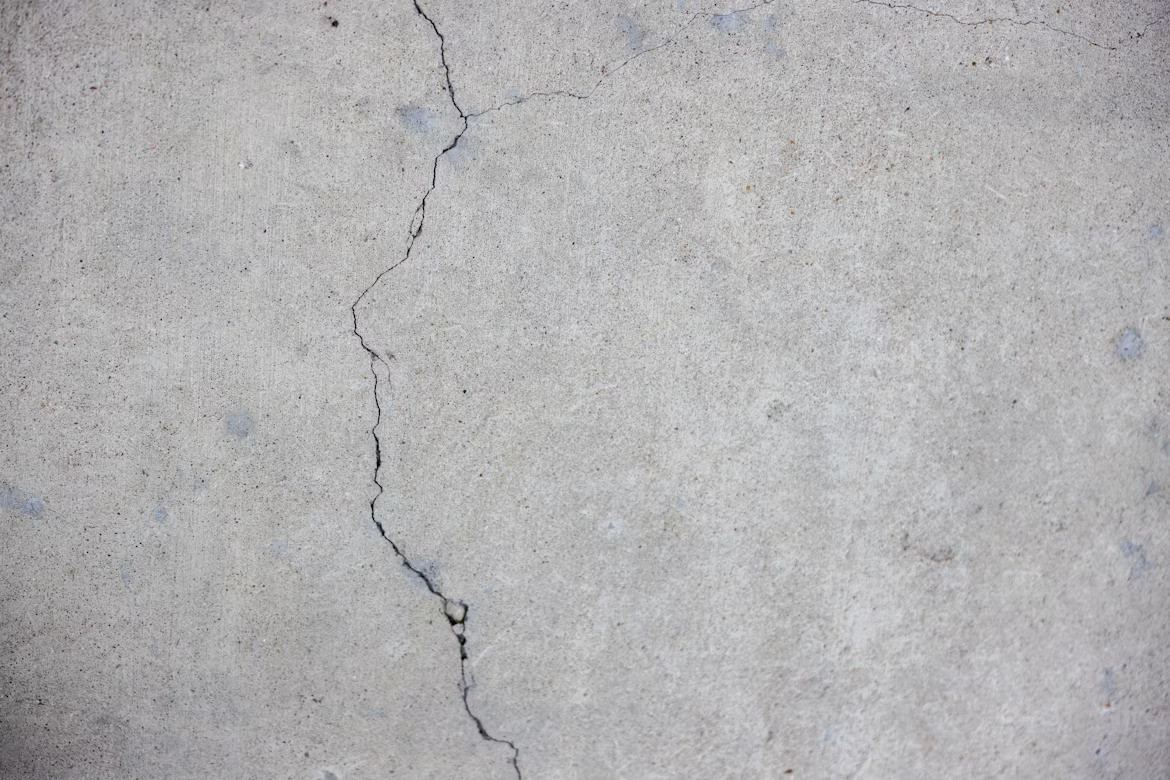
#> input picture tests/banco/01.jpg, 1170 x 780 px
$ python -i opencv_provider.py   (imports and definitions only)   (older library calls are emulated)
#> lines starting #> are read from the running program, lines starting #| are printed output that depends on the picture; after the words box and inside, x2 and y2 are one past the last pixel; in counts of white or black regions, pixels touching at a corner belong together
"""Detección local de grietas con visión clásica (OpenCV): no requiere internet ni claves.

Método: realce de contraste (CLAHE) → "black-hat" morfológico (resalta estructuras oscuras y delgadas) → umbral de Otsu
→ componentes conectados alargados → esqueleto morfológico → longitud, ángulo (ajuste de recta), ancho (transformada de
distancia) y patrón cruzado. Si el usuario trazó la grieta, solo se consideran componentes cercanos al trazo
(refinamiento); el objeto de referencia se excluye de la máscara.
"""
import math

import cv2
import numpy as np

LADO_ANALISIS = 900
FACTOR_8CONEXO = 1.1      # un píxel de esqueleto 8-conexo equivale en promedio a ~1,1 px de longitud real


def _esqueleto(mask: np.ndarray) -> np.ndarray:
    skel = np.zeros_like(mask)
    el = cv2.getStructuringElement(cv2.MORPH_CROSS, (3, 3))
    work = mask.copy()
    for _ in range(400):
        er = cv2.erode(work, el)
        skel = cv2.bitwise_or(skel, cv2.subtract(work, cv2.dilate(er, el)))
        work = er
        if not cv2.countNonZero(work):
            break
    return skel


def _angulo(puntos: np.ndarray) -> float:
    vx, vy, _, _ = cv2.fitLine(puntos.astype(np.float32), cv2.DIST_L2, 0, 0.01, 0.01).ravel()
    return math.degrees(math.atan2(abs(vy), abs(vx)))


def _crestas_oscuras(gris: np.ndarray, diag: float):
    """Filtro de crestas por la matriz Hessiana en varias escalas (tipo Frangi): responde a líneas OSCURAS (finas o anchas)
    y casi no responde a escalones de brillo (bordes), sombras suaves ni superficies planas.
    Devuelve (respuesta uint8, máscara binaria)."""
    g = gris.astype(np.float32) / 255.0
    resp = np.zeros_like(g)
    for frac in (0.0025, 0.005, 0.010):
        sg = max(1.5, diag * frac)
        gs = cv2.GaussianBlur(g, (0, 0), sg)
        hxx = cv2.Sobel(gs, cv2.CV_32F, 2, 0, ksize=3); hyy = cv2.Sobel(gs, cv2.CV_32F, 0, 2, ksize=3); hxy = cv2.Sobel(gs, cv2.CV_32F, 1, 1, ksize=3)
        tr = (hxx + hyy) / 2.0; df = np.sqrt(((hxx - hyy) / 2.0) ** 2 + hxy ** 2)
        l1, l2 = tr + df, tr - df                           # l1 ≥ l2; cresta oscura: l1 grande y positivo, |l2| pequeño
        lin = np.where(l1 > 0, l1 - np.abs(l2) * 0.6, 0.0)
        resp = np.maximum(resp, np.maximum(lin, 0) * sg ** 2)
    r8 = np.clip(resp * 255, 0, 255).astype(np.uint8)          # escala ABSOLUTA: una pared lisa no genera "grietas"
    alto = max(float(np.percentile(r8, 97)), 115.0); bajo = max(float(np.percentile(r8, 93)), 50.0)   # solo el ~3–7 % más "lineal" de la imagen
    fuerte = (r8 >= alto).astype(np.uint8); debil = (r8 >= bajo).astype(np.uint8)
    n, lab = cv2.connectedComponents(debil, connectivity=8)
    ok = np.unique(lab[fuerte > 0]); mask = np.isin(lab, ok[ok > 0]).astype(np.uint8) * 255   # histéresis
    return r8, mask


def _rectitud(pts, l1) -> float:
    """Desviación media respecto a la recta ajustada, relativa a la extensión (0 = recta perfecta)."""
    vx, vy, x0, y0 = cv2.fitLine(pts.astype(np.float32), cv2.DIST_L2, 0, 0.01, 0.01).ravel()
    perp = np.abs((pts[:, 0] - x0) * vy - (pts[:, 1] - y0) * vx)
    return float(np.sqrt(np.mean(perp ** 2))) / max(3.5 * l1, 1)


def _pegada_al_borde(xs, ys, w, h) -> bool:
    """Marcos, bordes de la foto y franjas negras: tocan el borde de la imagen y son delgados."""
    m = 0.02
    ancho_c, alto_c = xs.max() - xs.min() + 1, ys.max() - ys.min() + 1
    delgado = min(ancho_c / w, alto_c / h) < 0.04
    return delgado and (xs.min() < m * w or xs.max() > (1 - m) * w or ys.min() < m * h or ys.max() > (1 - m) * h)


def _es_borde_o_cable(pts, l1, diag, w, h) -> bool:
    """Una grieta es irregular; el borde de un muro, un cable o el marco de una ventana son rectas casi perfectas y de grosor
    uniforme. Una grieta recta pero que se abre y se cierra NO se descarta."""
    vx, vy, x0, y0 = cv2.fitLine(pts.astype(np.float32), cv2.DIST_L2, 0, 0.01, 0.01).ravel()
    perp = np.abs((pts[:, 0] - x0) * vy - (pts[:, 1] - y0) * vx)
    ratio = float(np.sqrt(np.mean(perp ** 2))) / max(3.5 * l1, 1)
    if ratio >= 0.012:
        return False
    if ratio < 0.003:
        return True
    xs, ys = pts[:, 0].astype(int), pts[:, 1].astype(int)
    m = np.zeros((ys.max() - ys.min() + 2, xs.max() - xs.min() + 2), np.uint8); m[ys - ys.min() + 1, xs - xs.min() + 1] = 255
    sk = _esqueleto(m); anchos = 2 * cv2.distanceTransform(m, cv2.DIST_L2, 3)[sk > 0]
    return len(anchos) >= 10 and float(np.std(anchos) / (np.mean(anchos) + 1e-6)) < 0.18


def _es_textura(mask_comp, xs, ys, extension) -> bool:
    """Granos y rugosidad del revoque: manchas compactas y enredadas, no una línea."""
    ancho_caja = xs.max() - xs.min() + 1; alto_caja = ys.max() - ys.min() + 1
    relleno = len(xs) / float(ancho_caja * alto_caja)
    return relleno > 0.35 and max(ancho_caja, alto_caja) < 0.2 * 1000


def detectar(bgr: np.ndarray, trazo_norm=None, ref_norm=None, px_por_mm_orig=None) -> dict:
    h0, w0 = bgr.shape[:2]
    esc = min(1.0, LADO_ANALISIS / max(h0, w0))
    img = cv2.resize(bgr, None, fx=esc, fy=esc, interpolation=cv2.INTER_AREA) if esc < 1 else bgr.copy()
    h, w = img.shape[:2]
    diag = math.hypot(w, h)

    gris = cv2.GaussianBlur(cv2.cvtColor(img, cv2.COLOR_BGR2GRAY), (5, 5), 0)
    gris = cv2.createCLAHE(clipLimit=2.0, tileGridSize=(8, 8)).apply(gris)
    bh, mask = _crestas_oscuras(gris, diag)
    mask = cv2.morphologyEx(mask, cv2.MORPH_CLOSE, np.ones((3, 3), np.uint8))

    pt = lambda p: (int(p[0] * w), int(p[1] * h))
    if ref_norm:                                           # excluir el objeto de referencia
        a, b = pt(ref_norm[0]), pt(ref_norm[1])
        m = int(diag * 0.05)
        cv2.rectangle(mask, (min(a[0], b[0]) - m, min(a[1], b[1]) - m), (max(a[0], b[0]) + m, max(a[1], b[1]) + m), 0, -1)
    buf = None
    if trazo_norm:
        buf = np.zeros((h, w), np.uint8)
        lineas = trazo_norm if isinstance(trazo_norm[0][0], (list, tuple)) else [trazo_norm]   # una o varias líneas
        for L in lineas:
            cv2.polylines(buf, [np.array([pt(p) for p in L], np.int32)], False, 255, max(9, int(diag * 0.05)))

    n, labels, stats, _ = cv2.connectedComponentsWithStats(mask, connectivity=8)
    cand = []
    for i in range(1, n):
        area = stats[i, cv2.CC_STAT_AREA]
        if area < 0.00025 * w * h:
            continue
        ys, xs = np.nonzero(labels == i)
        pts = np.column_stack([xs, ys]).astype(np.float64)
        ev = np.linalg.eigvalsh(np.cov((pts - pts.mean(0)).T))
        l1, l2 = math.sqrt(max(ev[1], 1e-9)), math.sqrt(max(ev[0], 1e-9))
        extension = 3.5 * l1
        if l1 / l2 < 3 or extension < 0.04 * diag:
            continue
        if buf is not None:
            solape = np.count_nonzero(buf[ys, xs]) / len(xs)
            if solape < 0.25:
                continue
        else:                                                # sin trazo del usuario: descartar lo que no se parece a una grieta
            if _es_borde_o_cable(pts, l1, diag, w, h) or _es_textura(mask_comp=None, xs=xs, ys=ys, extension=extension) or _pegada_al_borde(xs, ys, w, h):
                continue
        cand.append({"i": i, "ext": extension, "xs": xs, "ys": ys, "rect": _rectitud(pts, l1)})
    resultado = {"detectada": False, "componentes": 0}
    if not cand:
        return resultado
    if buf is None:                                          # sin trazo: una grieta es irregular; las juntas y aleros rectos solo valen si no hay otra cosa
        irregulares = [c for c in cand if c["rect"] >= 0.007]
        if irregulares:
            cand = irregulares
    cand.sort(key=lambda c: -c["ext"])
    elegidos = cand[:4] if buf is not None else [c for c in cand if c["ext"] >= 0.5 * cand[0]["ext"]][:3]
    sel = np.zeros((h, w), np.uint8)
    for c in elegidos:
        sel[c["ys"], c["xs"]] = 255
    skel = _esqueleto(sel)
    sy, sx = np.nonzero(skel)
    if len(sx) < 10:
        return resultado
    dt = cv2.distanceTransform(sel, cv2.DIST_L2, 3)
    ancho_px = max(1.0, float(np.median(2 * dt[skel > 0])) - 1.0)
    # longitud ≈ área / ancho (más estable que contar el esqueleto, que genera ramas espurias en trazos gruesos)
    largo_px = min(cv2.countNonZero(sel) / ancho_px, len(sx) * FACTOR_8CONEXO)
    ang = _angulo(np.column_stack([sx, sy]))

    cruzada = False
    if len(elegidos) >= 2:
        angs = []
        for c in elegidos:
            if c["ext"] >= 0.08 * diag:
                angs.append((_angulo(np.column_stack([c["xs"], c["ys"]])), c))
        for ia in range(len(angs)):
            for ib in range(ia + 1, len(angs)):
                (a1, c1), (a2, c2) = angs[ia], angs[ib]
                if abs(a1 - a2) > 35:
                    m1 = np.zeros((h, w), np.uint8); m1[c1["ys"], c1["xs"]] = 255
                    m2 = np.zeros((h, w), np.uint8); m2[c2["ys"], c2["xs"]] = 255
                    if cv2.countNonZero(cv2.bitwise_and(cv2.dilate(m1, np.ones((7, 7), np.uint8)), m2)):
                        cruzada = True

    contraste = float(bh[skel > 0].mean() / (bh.mean() + 1e-6))
    elong = elegidos[0]["ext"] / max(ancho_px, 1)
    confianza = round(min(1.0, max(0.0, (contraste - 1) / 6)) * 0.6 + min(elong / 40, 1) * 0.4, 2)

    # superposición para mostrar al usuario qué detectó el sistema
    ov = img.copy()
    ov[cv2.dilate(skel, np.ones((3, 3), np.uint8)) > 0] = (40, 40, 255)
    if ov.shape[1] > 640:
        ov = cv2.resize(ov, (640, int(ov.shape[0] * 640 / ov.shape[1])), interpolation=cv2.INTER_AREA)
    ok, png = cv2.imencode(".png", ov)

    k_orig = 1.0 / (px_por_mm_orig * esc) if px_por_mm_orig else None   # mm por px de la imagen de análisis
    resultado.update({"detectada": True, "componentes": len(elegidos), "angulo_deg": round(ang, 1), "cruzada": cruzada,
                      "largo_px": round(largo_px, 1), "ancho_px": round(ancho_px, 2), "confianza": confianza,
                      "overlay_png": png.tobytes() if ok else None})
    if k_orig:
        resultado["largo_mm"] = round(largo_px * k_orig, 1)
        resultado["ancho_mm"] = round(ancho_px * k_orig, 2)
    return resultado

>>> import cv2
>>> picture = cv2.imread('../../../tests/banco/01.jpg')
#> picture is the input picture: shape (780, 1170, 3); mean B, G, R 178.3, 177.1, 177.9
>>> result = detectar(picture)
#> the loop in _crestas_oscuras, `for frac in (0.0025, 0.005, 0.010):` made 3 passes
#> pass 1, in _crestas_oscuras, `hxy = cv2.Sobel(gs, cv2.CV_32F, 1, 1, ksize=3)`:
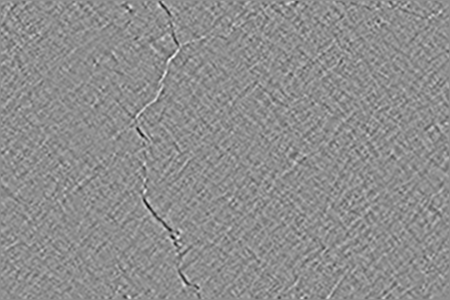
#> hxy: shape (600, 900) float32 (shown at 1/2 size); min -0.0465, max 0.0368, mean 7.54e-07; drawn with min black and max white
#> after the loop in _crestas_oscuras, `for frac in (0.0025, 0.005, 0.010):`:
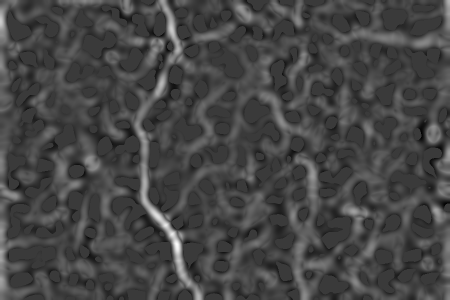
#> lin: shape (600, 900) float32 (shown at 1/2 size); min -0.0011, max 0.00367, mean 0.000216; drawn with min black and max white
#> after the loop in _crestas_oscuras, `for frac in (0.0025, 0.005, 0.010):`:
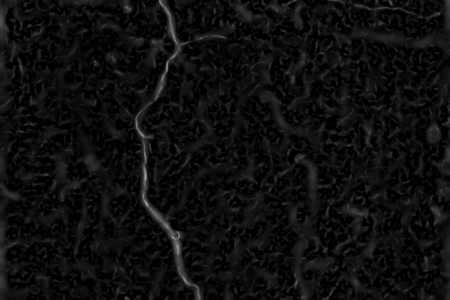
#> resp: shape (600, 900) float32 (shown at 1/2 size); min 0, max 0.709, mean 0.0562
#> in _crestas_oscuras, `alto = max(float(np.percentile(r8, 97)), 115.0)`: alto = 115
#> in _crestas_oscuras, `bajo = max(float(np.percentile(r8, 93)), 50.0)`: bajo = 50
#> in _crestas_oscuras, `fuerte = (r8 >= alto).astype(np.uint8)`:
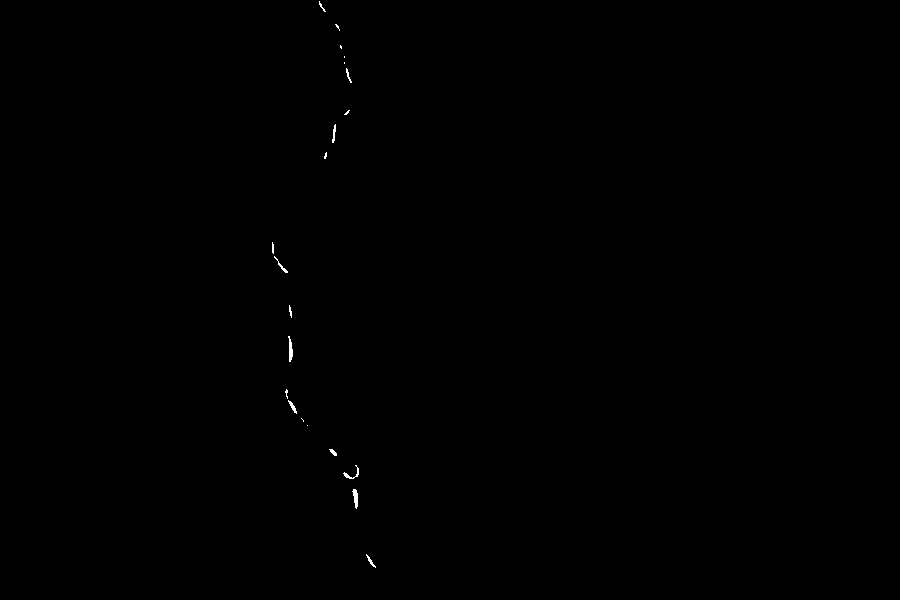
#> fuerte: shape (600, 900); values 0 (black) and 1 (white), 0.1% white in thin lines or dots, all inside (x1, y1, x2, y2) = (272, 1, 376, 568)
#> in _crestas_oscuras, `n, lab = cv2.connectedComponents(debil, connectivity=8)`:
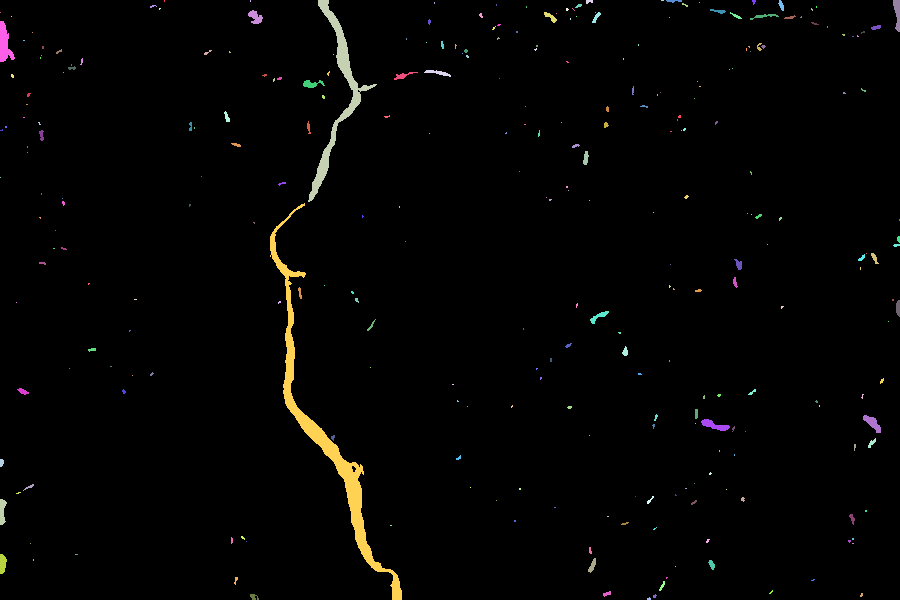
#> lab: shape (600, 900) int32; 286 distinct labels, from 0 to 285; one colour per label, 0 black
#> in _crestas_oscuras, `n, lab = cv2.connectedComponents(debil, connectivity=8)`: n = 286
#> in _crestas_oscuras, `ok = np.unique(lab[fuerte > 0])`: ok = [3, 147]
#> in detectar, `n, labels, stats, _ = cv2.connectedComponentsWithStats(mask, connectiv..`: n = 3; stats = [[0, 0, 900, 600, 534153], [308, 0, 69, 202, 1800], [270, 203, 132, 397, 4047]]
#> the loop in detectar, `for i in range(1, n):` made 2 passes
#> (area, ev, l1, l2, extension) on passes 1 to 2: (1800, [160.4, 3279], 57.26, 12.66, 200.4), (4047, [174.1, 11008.7], 104.9, 13.19, 367.2)
#> after the loop in detectar, `for i in range(1, n):`: cand = 2 items
#> the loop in detectar, `for c in elegidos:` made 2 passes
#> after the loop in _esqueleto, `for _ in range(400):`:
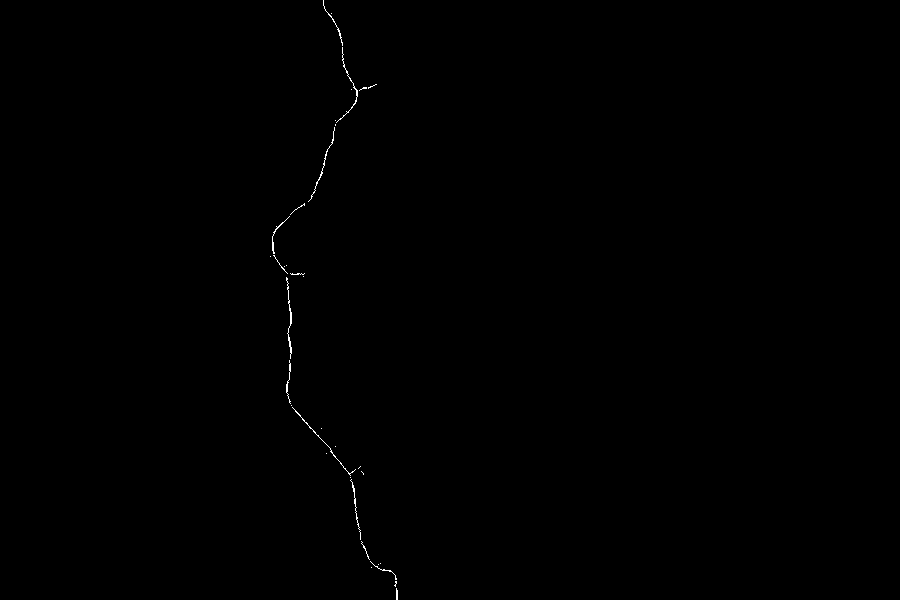
#> skel: shape (600, 900); 0.16% white in thin lines or dots, all inside (x1, y1, x2, y2) = (270, 0, 398, 600)
#> in detectar, `sy, sx = np.nonzero(skel)`: sy = 865 values from 0 to 599; sx = 865 values, max 397 at index 846, min 270 at index 363, mean 324.9
#> in detectar, `ancho_px = max(1.0, float(np.median(2 * dt[skel > 0])) - 1.0)`: ancho_px = 6.64
#> in detectar, `largo_px = min(cv2.countNonZero(sel) / ancho_px, len(sx) * FACTOR_8CON..`: largo_px = 880.6
#> in _angulo, `vx, vy, _, _ = cv2.fitLine(puntos.astype(np.float32), cv2.DIST_L2, 0, ..`: vx = 0.049; vy = 0.999
#> in detectar, `ang = _angulo(np.column_stack([sx, sy]))`: ang = 87.19
#> the loop in detectar, `for c in elegidos:` made 2 passes
#> after the loop in detectar, `for c in elegidos:`: angs = 2 items
#> the loop in detectar, `for ia in range(len(angs)):` made 2 passes
#> in detectar, `contraste = float(bh[skel > 0].mean() / (bh.mean() + 1e-6))`: contraste = 7.02
#> in detectar, `elong = elegidos[0]["ext"] / max(ancho_px, 1)`: elong = 55.31
#> in detectar, `confianza = round(min(1.0, max(0.0, (contraste - 1) / 6)) * 0.6 + min(..`: confianza = 1
#> in detectar, `ov[cv2.dilate(skel, np.ones((3, 3), np.uint8)) > 0] = (40, 40, 255)`:
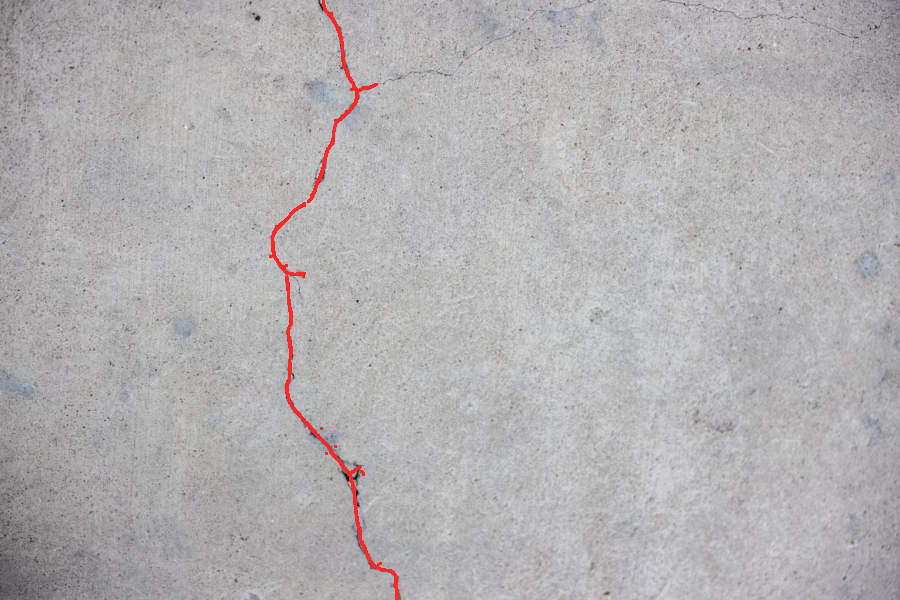
#> ov: shape (600, 900, 3); mean B, G, R 177.8, 176.6, 178.5
#> result = 8 items
